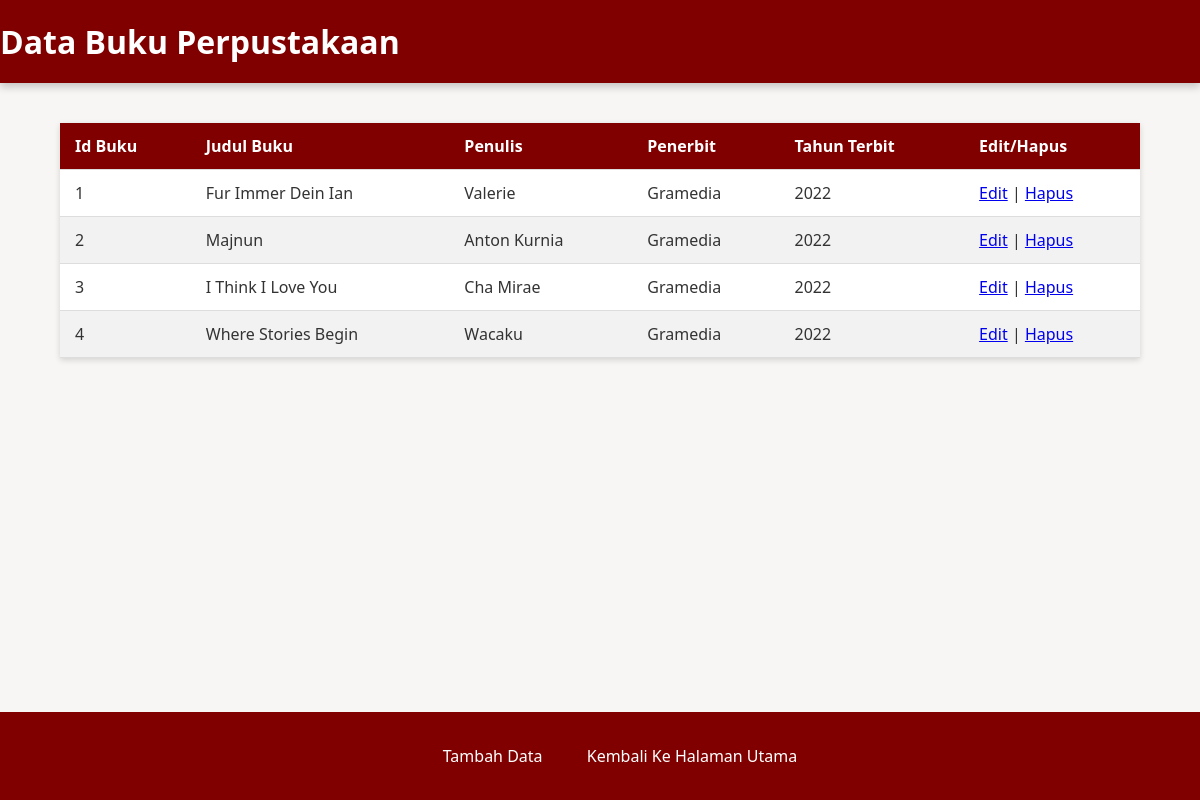
The page /Buku.php on the database its author committed.
### tables this page shows
CREATE TABLE `buku` (
  `id_buku` int(11) NOT NULL,
  `judul_buku` varchar(500) NOT NULL,
  `penulis` varchar(500) DEFAULT NULL,
  `penerbit` varchar(250) DEFAULT NULL,
  `tahun_terbit` int(11) DEFAULT NULL
);

### Koneksi.php (called while the page is built)
<?php
function Koneksi()
{
    try {
        $pdo_conn = new PDO(
            'mysql:host=localhost;dbname=prak501',
            'root',
            '',
            array(PDO::ATTR_ERRMODE, PDO::ERRMODE_EXCEPTION, PDO::ATTR_PERSISTENT => true)
        );
    } catch (PDOException $e) {
        print "Koneksi atau query sedang bermasalah: " . $e->getMessage() . "<br/>";
        die();
    }
    return $pdo_conn;
}

### Model.php (the view, shortened to what this page needs)
<?php
require('./Koneksi.php');
function GetAllData($tabel)
{
    if ($tabel === 'peminjaman') {
        $sql = "SELECT p.id_peminjaman, m.nama_member, b.judul_buku, p.tgl_pinjam, p.tgl_kembali
                FROM peminjaman p
                JOIN member m ON p.id_member = m.id_member
                JOIN buku b ON p.id_buku = b.id_buku";
    } else {
        $sql = "SELECT * FROM $tabel";
    }
    $statement = Koneksi()->query($sql);
    $alldata = $statement->fetchAll(PDO::FETCH_ASSOC);
    if (!empty($alldata)) {
        foreach ($alldata as $value) {
            echo "<tr>";
            foreach ($value as $val) {
                echo "<td>" . htmlspecialchars($val) . "</td>";
            }
            $id_key = 'id_' . $tabel;
            echo "<td>";
            echo "<a href='Form" . ucfirst($tabel) . ".php?$id_key=" . $value[$id_key] . "'>Edit</a> | ";
            echo "<a href='" . ucfirst($tabel) . ".php?$id_key=" . $value[$id_key] . "' onclick=\"return confirm('Yakin Hapus?')\">Hapus</a>";
            echo "</td>";
            echo "</tr>";
        }
    }
}

### Buku.php (shortened to what this page needs)
<?php
require('./Model.php');
?>
<!DOCTYPE html>
<html lang="en">
<head>
</head>
<body>
    <header>
        <h2>Data Buku Perpustakaan</h2>
    </header>
    <table>
        <thead>
            <tr>
                <th>Id Buku</th>
                <th>Judul Buku</th>
                <th>Penulis</th>
                <th>Penerbit</th>
                <th>Tahun Terbit</th>
                <th>Edit/Hapus</th>
            </tr>
        </thead>
        <tbody>
            <?= GetAllData("buku") ?>
        </tbody>
    </table>
    <div class="footer">
        <a href="FormBuku.php" class="button">Tambah Data</a>
        <a href="index.php" class="button">Kembali Ke Halaman Utama</a>
    </div>
</body>
</html>

### Buku.php (style rules this page uses)
:root { --header-bg-color: #800000; --button-bg-color: #800000; --button-hover-color: #5c0000; --main-bg-color: #f8f6f4; --text-color: #ffffff; --table-bg-color: #fff; --table-border-color: #ddd; }
body { font-family: 'Segoe UI', Tahoma, Geneva, Verdana, sans-serif; background-color: var(--main-bg-color); margin: 0; padding: 0; color: #333; }
table { width: 90%; margin: 40px auto; border-collapse: collapse; background-color: var(--table-bg-color); box-shadow: 0 2px 6px rgba(0, 0, 0, 0.15); }
th, td { padding: 12px 15px; text-align: left; border-bottom: 1px solid var(--table-border-color); }
th { background-color: var(--header-bg-color); color: var(--text-color); font-weight: bold; }
tr:nth-child(even) { background-color: #f2f2f2; }
.button { display: inline-block; padding: 8px 15px; color: var(--text-color); background-color: var(--button-bg-color); border: none; border-radius: 4px; cursor: pointer; text-decoration: none; transition: background-color 0.3s; font-size: 16px; margin: 5px; }
.footer { text-align: center; padding: 20px; position: fixed; bottom: 0; width: 100%; background-color: var(--header-bg-color); }
header { background-color: var(--header-bg-color); color: var(--text-color); padding: 20px 0; box-shadow: 0 4px 8px rgba(0, 0, 0, 0.2); }
header h2 { margin: 0; font-size: 2rem; }

### rows shown on the page
buku: id_buku "1", judul_buku "Fur Immer Dein Ian", penulis "Valerie", penerbit "Gramedia", tahun_terbit "2022"
buku: id_buku "2", judul_buku "Majnun", penulis "Anton Kurnia", penerbit "Gramedia", tahun_terbit "2022"
buku: id_buku "3", judul_buku "I Think I Love You", penulis "Cha Mirae", penerbit "Gramedia", tahun_terbit "2022"
buku: id_buku "4", judul_buku "Where Stories Begin", penulis "Wacaku", penerbit "Gramedia", tahun_terbit "2022"
